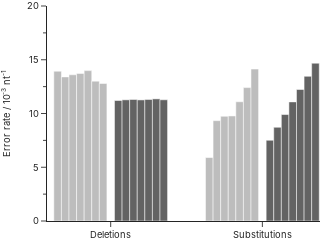

Source (notebook cell):
### Code cell
plot_data = data.data['overall_error_rates'].groupby(['type', 'exp', 'group'])['rate'].mean().reset_index()
plot_data.drop(plot_data.loc[(plot_data.type != 'deletions') & (plot_data.type != 'substitutions')].index, inplace=True)

exp_order = ["Bunny_M", "Bunny_P", "Bunny_F1", "Bunny_F2", "Bunny_F3", "Bunny_F4", "Bunny_F5"]

colors = ["#bdbdbd", "#636363"]

fig = pg.Figure()
bar_width = 0.125

for i, errortype in enumerate(plot_data.type.unique()):

    for j, group in enumerate(plot_data.group.unique()):

        this_data = plot_data.loc[(plot_data.group == group) & (plot_data.type == errortype)].set_index('exp')
        error_data = np.array([this_data.loc[iexp, 'rate'] for iexp in exp_order])

        fig.add_trace(
            pg.Bar(
                x=0.5 + 2.5*i + j + bar_width*np.array([-3, -2, -1, 0, 1, 2, 3]), 
                y=error_data*1000, 
                width=bar_width,
                marker_color=colors[j]
            )
        )


fig.update_xaxes(
    range=[-0.05, 4.45],
    tickmode = 'array',
    tickvals = [1, 3.5],
    ticktext = ['Deletions', 'Substitutions'],
    title_font_family="Inter", title_font_size=28/3, tickfont_size=28/3
)
fig.update_yaxes(
    range=[0, 20],
    title="Error rate / 10<sup>-3</sup> nt<sup>-1</sup>",
    title_font_family="Inter", title_font_size=28/3, tickfont_size=28/3, minor_ticks="outside", minor_dtick=2.5
)
fig.update_traces(marker=dict(line_width=0.5), selector=dict(type='bar')) 
fig.update_layout(
    template="simple_white", 
    height=150, 
    width=330,
    showlegend=False, 
    margin=dict(l=47, r=10, t=0, b=0),
    font_family="Inter",
    legend_font_size=28/3,
)
fig.show()
fig.write_image("comparison_errorrates.svg")

### Figure 1 — Plotly figure (JSON) as saved in the notebook; plotly's stock layout.template omitted (floating-point values rounded to 4 significant figures)
{"data": [{"marker": {"color": "#bdbdbd", "line": {"width": 0.5}}, "type": "bar", "width": 0.125, "x": [0.125, 0.25, 0.375, 0.5, 0.625, 0.75, 0.875], "y": [13.93, 13.41, 13.6, 13.73, 13.99, 13.01, 12.79]}, {"marker": {"color": "#636363", "line": {"width": 0.5}}, "type": "bar", "width": 0.125, "x": [1.125, 1.25, 1.375, 1.5, 1.625, 1.75, 1.875], "y": [11.21, 11.27, 11.3, 11.26, 11.31, 11.36, 11.28]}, {"marker": {"color": "#bdbdbd", "line": {"width": 0.5}}, "type": "bar", "width": 0.125, "x": [2.625, 2.75, 2.875, 3, 3.125, 3.25, 3.375], "y": [5.903, 9.335, 9.739, 9.772, 11.09, 12.41, 14.13]}, {"marker": {"color": "#636363", "line": {"width": 0.5}}, "type": "bar", "width": 0.125, "x": [3.625, 3.75, 3.875, 4, 4.125, 4.25, 4.375], "y": [7.51, 8.717, 9.904, 11.08, 12.23, 13.46, 14.68]}], "layout": {"font": {"family": "Inter"}, "height": 150, "legend": {"font": {"size": 9.333}}, "margin": {"b": 0, "l": 47, "r": 10, "t": 0}, "showlegend": false, "width": 330, "xaxis": {"range": [-0.05, 4.45], "tickfont": {"size": 9.333}, "tickmode": "array", "ticktext": ["Deletions", "Substitutions"], "tickvals": [1, 3.5], "title": {"font": {"family": "Inter", "size": 9.333}}}, "yaxis": {"minor": {"dtick": 2.5, "ticks": "outside"}, "range": [0, 20], "tickfont": {"size": 9.333}, "title": {"font": {"family": "Inter", "size": 9.333}, "text": "Error rate / 10<sup>-3</sup> nt<sup>-1</sup>"}}}}
